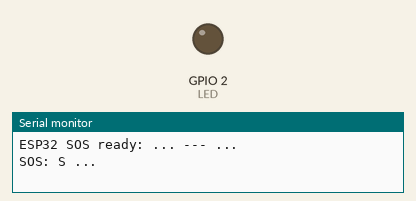
A program run on a simulated ESP32. Parts: output pins drawn as LEDs (lit = HIGH), the last lines printed to the serial monitor.

Above: at 1.5 s.
At 3.6 s:
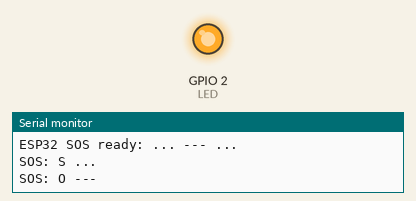
Timing chart, 0 to 8.9 s (numbered marks = the images above):
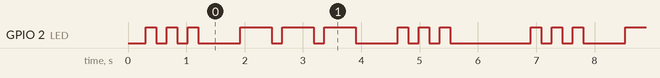

Measured:
- by itself, GPIO 2 (LED): repeats every 6.6 s: 2 × (LOW 0.18 s, HIGH 0.18 s), LOW 0.72 s, 2 × (HIGH 0.54 s, LOW 0.18 s), HIGH 0.54 s, LOW 0.72 s, 2 × (HIGH 0.18 s, LOW 0.18 s), HIGH 0.18 s, LOW 1.4 s, HIGH 0.18 s
- by itself, everything shown: repeats every 6.6 s, in 18 steps

The program:

main.cpp
```cpp
#include <Arduino.h>

// Freenove ESP32-WROVER: onboard LED is GPIO2 and lights when HIGH.
const int LED = 2;
const unsigned long SHORT_ON = 180;
const unsigned long LONG_ON = 540;
const unsigned long SYMBOL_GAP = 180;
const unsigned long LETTER_GAP = 540;
const unsigned long MESSAGE_GAP = 1200;

void ledFor(unsigned long onTime) {
  digitalWrite(LED, HIGH);
  delay(onTime);
  digitalWrite(LED, LOW);
  delay(SYMBOL_GAP);
}

void setup() {
  pinMode(LED, OUTPUT);
  digitalWrite(LED, LOW);
  Serial.begin(115200);
  delay(300);
  Serial.println();
  Serial.println("ESP32 SOS ready: ... --- ...");
}

void loop() {
  Serial.println("SOS: S ...");
  for (int i = 0; i < 3; i++) ledFor(SHORT_ON);
  delay(LETTER_GAP);

  Serial.println("SOS: O ---");
  for (int i = 0; i < 3; i++) ledFor(LONG_ON);
  delay(LETTER_GAP);

  Serial.println("SOS: S ...");
  for (int i = 0; i < 3; i++) ledFor(SHORT_ON);
  Serial.println("SOS: cycle complete");
  delay(MESSAGE_GAP);
}
```
